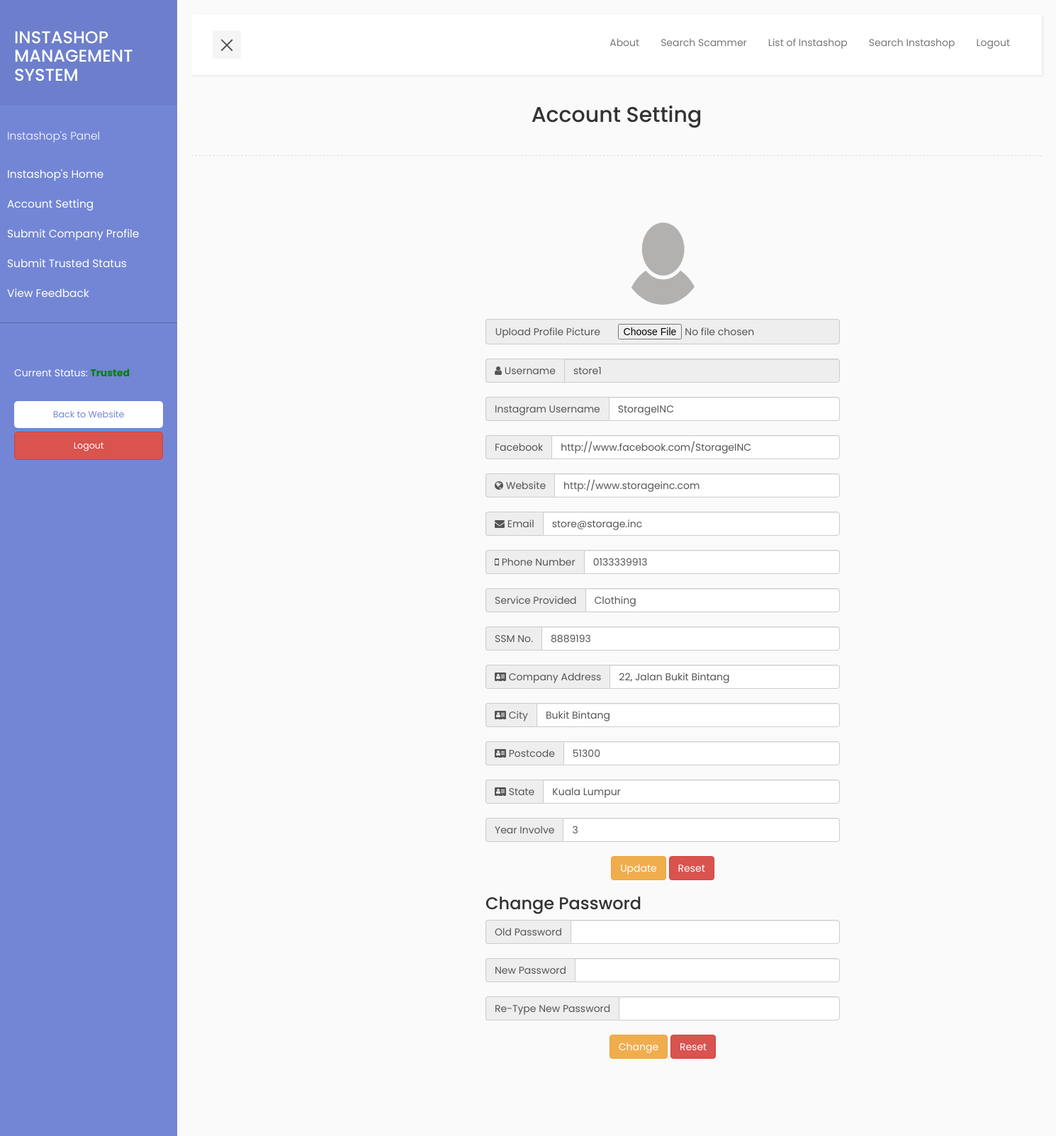
/instashop/accountsetting.php (signed in), run on the app's committed database.
### tables this page shows
CREATE TABLE `instashop` (
  `id_instashop` int(11) NOT NULL,
  `id_user` int(11) NOT NULL,
  `instagram` varchar(25) NOT NULL,
  `facebook` varchar(255) NOT NULL,
  `website` varchar(255) NOT NULL,
  `email` varchar(35) NOT NULL,
  `ssm_no` varchar(16) NOT NULL,
  `company_address` varchar(255) NOT NULL,
  `city` varchar(255) NOT NULL,
  `postcode` varchar(255) NOT NULL,
  `state` varchar(255) NOT NULL,
  `year_involved` varchar(15) NOT NULL,
  `profile_picture` varchar(255) DEFAULT NULL,
  `phone_number` varchar(15) NOT NULL,
  `service_provided` varchar(35) NOT NULL,
  `status` int(11) DEFAULT NULL,
  `date_submit` date DEFAULT NULL,
  `date_approved` date DEFAULT NULL
);

CREATE TABLE `user` (
  `id_user` int(11) NOT NULL,
  `id_role` int(11) NOT NULL,
  `username` varchar(35) NOT NULL,
  `password` varchar(35) NOT NULL,
  `date_register` date NOT NULL,
  `last_login` datetime DEFAULT NULL,
  `suspend` int(11) NOT NULL
);

### instashop/accountsetting.php (the view, shortened to what the rows shown need)
<?php
require '../dbconn.php';
?>
<!DOCTYPE html>
<html>
<head>
  <link rel="stylesheet" href="https://maxcdn.bootstrapcdn.com/bootstrap/3.3.7/css/bootstrap.min.css">
  <link rel="stylesheet" href="style5.css">
  <link rel="stylesheet" type="text/css" href="https://maxcdn.bootstrapcdn.com/font-awesome/4.7.0/css/font-awesome.min.css">
</head>
<body>
  <div class="wrapper">
    <?php include '../asset/sidebar-instashop.php'; ?>
    <div id="content">
      <h2 class="text-center">Account Setting</h2>
      <div class="container-fluid">
        <div class="row">
          <div class="col-md-8">
            <form method="POST" action="../lib/edit_instashop.php" style="width:500px;" enctype="multipart/form-data">
              <br/>
                <br/>
              <br/>
              <div class="input-group">
                <span class="input-group-addon" id="basic-addon1"><i class="fa fa-user"></i> Username</span>
                <?php
                $id = $_SESSION['id_user'];
                $sqlst = $con->prepare('SELECT * FROM user, instashop WHERE user.id_user = ? AND instashop.id_user = ?');
                $sqlst->bindParam (1,$id);
                $sqlst->bindParam (2,$id);
                $sqlst->execute();
                $num = $sqlst->rowCount();
                if($num){
                  $row = $sqlst->fetch(PDO::FETCH_ASSOC);
                  echo '<input type="text" class="form-control" disabled="" value='.$row['username'].' aria-describedby="basic-addon1">';
                }
                ?>
              </div>
              <br/>
              <div class="input-group">
                <span class="input-group-addon" id="basic-addon1">Instagram Username</span>
                <?php
                $id = $_SESSION['id_user'];
                $sqlst = $con->prepare('SELECT * FROM user, instashop WHERE user.id_user = ? AND instashop.id_user = ?');
                $sqlst->bindParam (1,$id);
                $sqlst->bindParam (2,$id);
                $sqlst->execute();
                $num = $sqlst->rowCount();
                if($num){
                  $row = $sqlst->fetch(PDO::FETCH_ASSOC);
                  echo '<input type="text" class="form-control" required name="instagram" value="'.$row['instagram'].'" aria-describedby="basic-addon1">';
                }
                ?>
              </div>
              <br/>
              <div class="input-group">
                <span class="input-group-addon" id="basic-addon1">Facebook</span>
                <?php
                $id = $_SESSION['id_user'];
                $sqlst = $con->prepare('SELECT * FROM user, instashop WHERE user.id_user = ? AND instashop.id_user = ?');
                $sqlst->bindParam (1,$id);
                $sqlst->bindParam (2,$id);
                $sqlst->execute();
                $num = $sqlst->rowCount();
                if($num){
                  $row = $sqlst->fetch(PDO::FETCH_ASSOC);
                  echo '<input type="text" class="form-control" required name="facebook" value="'.$row['facebook'].'" aria-describedby="basic-addon1">';
                }
                ?>
              </div>
              <br/>
              <div class="input-group">
                <span class="input-group-addon" id="basic-addon1"><i class="fa fa-globe"></i> Website</span>
                <?php
                $id = $_SESSION['id_user'];
                $sqlst = $con->prepare('SELECT * FROM user, instashop WHERE user.id_user = ? AND instashop.id_user = ?');
                $sqlst->bindParam (1,$id);
                $sqlst->bindParam (2,$id);
                $sqlst->execute();
                $num = $sqlst->rowCount();
                if($num){
                  $row = $sqlst->fetch(PDO::FETCH_ASSOC);
                  echo '<input type="text" class="form-control" required name="website" value="'.$row['website'].'" aria-describedby="basic-addon1">';
                }
                ?>
              </div>
              <br/>
              <div class="input-group">
                <span class="input-group-addon" id="basic-addon1"><i class="fa fa-envelope"></i> Email</span>
                <?php
                $id = $_SESSION['id_user'];
                $sqlst = $con->prepare('SELECT * FROM user, instashop WHERE user.id_user = ? AND instashop.id_user = ?');
                $sqlst->bindParam (1,$id);
                $sqlst->bindParam (2,$id);
                $sqlst->execute();
                $num = $sqlst->rowCount();
                if($num){
                  $row = $sqlst->fetch(PDO::FETCH_ASSOC);
                  echo '<input type="text" class="form-control" required name="email" value="'.$row['email'].'" aria-describedby="basic-addon1">';
                }
                ?>
              </div>
              <br/>
              <div class="input-group">
                <span class="input-group-addon" id="basic-addon1"><i class="fa fa-mobile" aria-hidden="true"></i> Phone Number</span>
                <?php
                $id = $_SESSION['id_user'];
                $sqlst = $con->prepare('SELECT * FROM user, instashop WHERE user.id_user = ? AND instashop.id_user = ?');
                $sqlst->bindParam (1,$id);
                $sqlst->bindParam (2,$id);
                $sqlst->execute();
                $num = $sqlst->rowCount();
                if($num){
                  $row = $sqlst->fetch(PDO::FETCH_ASSOC);
                  echo '<input type="text" class="form-control" required name="phone_number" value="'.$row['phone_number'].'" aria-describedby="basic-addon1">';
                }
                ?>
              </div>
              <br/>
              <div class="input-group">
                <span class="input-group-addon" id="basic-addon1">Service Provided</span>
                <?php
                $id = $_SESSION['id_user'];
                $sqlst = $con->prepare('SELECT * FROM user, instashop WHERE user.id_user = ? AND instashop.id_user = ?');
                $sqlst->bindParam (1,$id);
                $sqlst->bindParam (2,$id);
                $sqlst->execute();
                $num = $sqlst->rowCount();
                if($num){
                  $row = $sqlst->fetch(PDO::FETCH_ASSOC);
                  echo '<input type="text" class="form-control" required name="service_provided" value="'.$row['service_provided'].'" aria-describedby="basic-addon1">';
                }
                ?>
              </div>
              <br/>
              <div class="input-group">
                <span class="input-group-addon" id="basic-addon1"> SSM No.</i></span>
                <?php
                $id = $_SESSION['id_user'];
                $sqlst = $con->prepare('SELECT * FROM user, instashop WHERE user.id_user = ? AND instashop.id_user = ?');
                $sqlst->bindParam (1,$id);
                $sqlst->bindParam (2,$id);
                $sqlst->execute();
                $num = $sqlst->rowCount();
                if($num){
                  $row = $sqlst->fetch(PDO::FETCH_ASSOC);
                  echo '<input type="text" class="form-control" required name="ssm_no" value="'.$row['ssm_no'].'" aria-describedby="basic-addon1">';
                }
                ?>
              </div>
              <br/>
              <div class="input-group">
                <span class="input-group-addon" id="basic-addon1"><i class="fa fa-address-card" aria-hidden="true"></i> Company Address</span>
                <?php
                $id = $_SESSION['id_user'];
                $sqlst = $con->prepare('SELECT * FROM user, instashop WHERE user.id_user = ? AND instashop.id_user = ?');
                $sqlst->bindParam (1,$id);
                $sqlst->bindParam (2,$id);
                $sqlst->execute();
                $num = $sqlst->rowCount();
                if($num){
                  $row = $sqlst->fetch(PDO::FETCH_ASSOC);
                  echo '<input type="text" class="form-control" required name="company_address" value="'.$row['company_address'].'" aria-describedby="basic-addon1">';
                }
                ?>
              </div>
              <br/>
              <div class="input-group">
                <span class="input-group-addon" id="basic-addon1"><i class="fa fa-address-card" aria-hidden="true"></i> City</span>
                <?php
                $id = $_SESSION['id_user'];
                $sqlst = $con->prepare('SELECT * FROM user, instashop WHERE user.id_user = ? AND instashop.id_user = ?');
                $sqlst->bindParam (1,$id);
                $sqlst->bindParam (2,$id);
                $sqlst->execute();
                $num = $sqlst->rowCount();
                if($num){
                  $row = $sqlst->fetch(PDO::FETCH_ASSOC);
                  echo '<input type="text" class="form-control" required name="city" value="'.$row['city'].'" aria-describedby="basic-addon1">';
                }
                ?>
              </div>
              <br/>
              <div class="input-group">
                <span class="input-group-addon" id="basic-addon1"><i class="fa fa-address-card" aria-hidden="true"></i> Postcode</span>
                <?php
                $id = $_SESSION['id_user'];
                $sqlst = $con->prepare('SELECT * FROM user, instashop WHERE user.id_user = ? AND instashop.id_user = ?');
                $sqlst->bindParam (1,$id);
                $sqlst->bindParam (2,$id);
                $sqlst->execute();
                $num = $sqlst->rowCount();
                if($num){
                  $row = $sqlst->fetch(PDO::FETCH_ASSOC);
                  echo '<input type="text" class="form-control" required name="postcode" value="'.$row['postcode'].'" aria-describedby="basic-addon1">';
                }
                ?>
              </div>
              <br/>
              <div class="input-group">
                <span class="input-group-addon" id="basic-addon1"><i class="fa fa-address-card" aria-hidden="true"></i> State</span>
                <?php
                $id = $_SESSION['id_user'];
                $sqlst = $con->prepare('SELECT * FROM user, instashop WHERE user.id_user = ? AND instashop.id_user = ?');
                $sqlst->bindParam (1,$id);
                $sqlst->bindParam (2,$id);
                $sqlst->execute();
                $num = $sqlst->rowCount();
                if($num){
                  $row = $sqlst->fetch(PDO::FETCH_ASSOC);
                  echo '<input type="text" class="form-control" required name="state" value="'.$row['state'].'" aria-describedby="basic-addon1">';
                }
                ?>
              </div>
              <br/>
              <div class="input-group">
                <span class="input-group-addon" id="basic-addon1">Year Involve</span>
                <?php
                $id = $_SESSION['id_user'];
                $sqlst = $con->prepare('SELECT * FROM user, instashop WHERE user.id_user = ? AND instashop.id_user = ?');
                $sqlst->bindParam (1,$id);
                $sqlst->bindParam (2,$id);
                $sqlst->execute();
                $num = $sqlst->rowCount();
                if($num){
                  $row = $sqlst->fetch(PDO::FETCH_ASSOC);
                  echo '<input type="text" class="form-control" required name="year" value="'.$row['year_involved'].'" aria-describedby="basic-addon1">';
                }
                ?>
              </div>
              <br/>
            </form>
          </div>
        </div>
        </div>
      </div>
    </body>
    </html>

### asset/sidebar-instashop.php (shortened to what the rows shown need)
<nav id="sidebar">
  <ul class="list-unstyled CTAs">
                    <p><li>Current Status:  <?php
            $id = $_SESSION['id_user'];
            $sql = $con->prepare('SELECT * FROM instashop where id_user = :id');
            $sql->bindParam(':id', $id, PDO::PARAM_INT);
            $sql->execute();
            while($row = $sql->fetch(PDO::FETCH_ASSOC)){
              $status = $row['status'];
              if ($status == '1') {
                echo '<b> <font color="yellow">Application Pending</font></b>';
              }
              elseif ($status == '2') {
                echo '<b> <font color="green">Trusted</font></b>';
              }
              elseif ($status == '3') {
                echo '<b> <font color="orange">Not Trusted (Application Rejected)</font></b>';
              }
              else{
                echo '<b><font color="red">Not Trusted</font></b>';
              }
            }
            ?></li></p>
  </ul>
</nav>

### data on the page
instashop: status "Trusted", id_user.username "store1", instagram "StorageINC", facebook "http://www.facebook.com/StorageINC", website "http://www.storageinc.com", email "store@storage.inc", phone_number "0133339913", service_provided "Clothing", ssm_no "8889193", company_address "22, Jalan Bukit Bintang", city "Bukit Bintang", postcode "51300", state "Kuala Lumpur", year "3"
